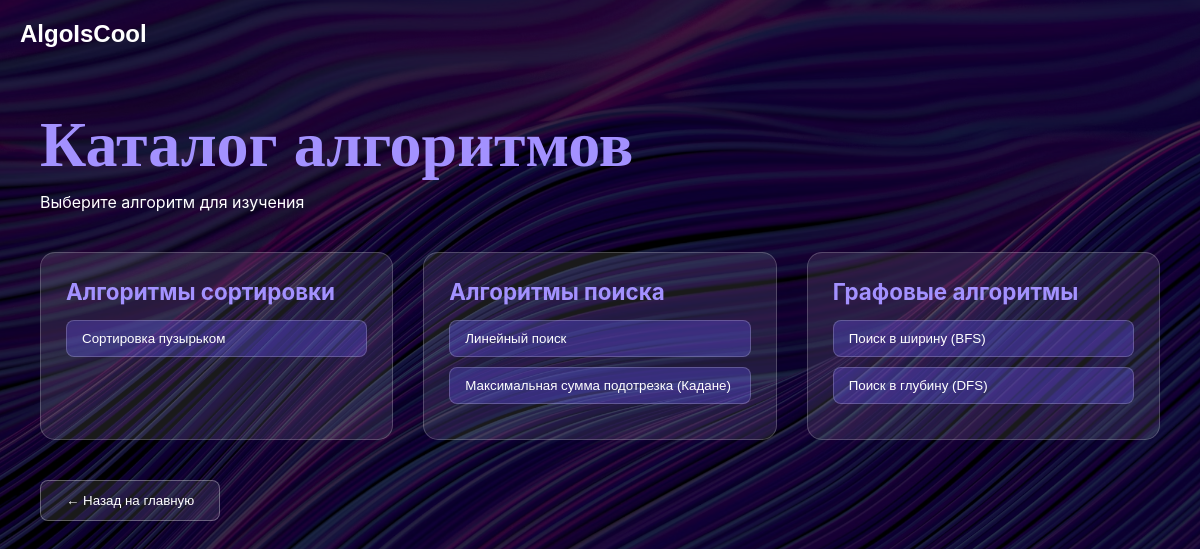
Screenshot of /algo/catalog with the database file from the repository.
### data/category.py (models this page shows)
class Category(db.Model, SerializerMixin):
    __tablename__ = 'categories'
    id = db.Column(db.String(50), primary_key=True)  # 'sorting', 'search', 'graph'
    name = db.Column(db.String(100), nullable=False)
    display_name = db.Column(db.String(100), nullable=False)
    icon = db.Column(db.String(10), default='algo')
    order_index = db.Column(db.Integer, default=0)

### data/algorithm.py (models this page shows)
class Algorithm(db.Model):
    __tablename__ = 'algorithms'
    id = db.Column(db.String(50), primary_key=True)
    name = db.Column(db.Text, nullable=False)
    category_id = db.Column(db.String(50), db.ForeignKey('categories.id'))
    category_rel = db.relationship('Category', backref='algorithms')
    display_name = db.Column(db.String(100))          # Отображаемое имя в каталоге
    description_short = db.Column(db.String(200))     # Краткое описание (для каталога)
    description_full = db.Column(db.Text)             # Полное описание
    complexity = db.Column(db.String(50))             # Оценка сложности
    icon = db.Column(db.String(10))
    order_index = db.Column(db.Integer, default=0)    # Порядок для пагинации
    default_input_data = db.Column(JSON)              # Данные по умолчанию (например, массив, target, граф)
    definition = db.Column(JSON, nullable=False)
    input_schema = db.Column(JSON)
    default_settings = db.Column(JSON)

### routes/algo_bp.py (the view)
@algo_bp.route('/catalog')
def catalog_page():
    categories = Category.query.order_by(Category.order_index).all()
    result = {}
    for cat in categories:
        result[cat.id] = {
            'name': cat.display_name,
            'algorithms': []
        }
    algorithms = Algorithm.query.order_by(Algorithm.order_index).all()
    for algo in algorithms:
        cat_id = algo.category_id
        if cat_id in result:
            result[cat_id]['algorithms'].append({
                'id': algo.id,
                'name': algo.display_name or algo.name
            })
    return render_template('catalog.html', categories=result)

### templates/catalog.html (shortened to what this page needs)
{% extends "layouts/base.html" %}
{% block css %}
<link rel="stylesheet" href="/static/styles/core/core.css">
<link rel="stylesheet" href="/static/styles/home/home.css">
{% endblock %}
{% block header %}
<div class="MainHeader">
    <div class="header-left">
        <a href="/" style="text-decoration: none;">
            <p class="Logo">AlgoIsCool</p>
        </a>
    </div>
</div>
{% endblock %}
{% block content %}
<div class="catalog-container">
    <div class="catalog-header">
        <h1 class="catalog-title">Каталог алгоритмов</h1>
        <p>Выберите алгоритм для изучения</p>
    </div>
    <div class="algorithms-grid">
        {% for cat_key, category in categories.items() %}
            {% if category.algorithms %}
            <div class="algorithm-card" data-algorithm="{{ cat_key }}">
                <h3>{{ category.name }}</h3>
                <ul>
                    {% for algo in category.algorithms %}
                    <li>
                        <button class="algo-button" data-algo="{{ algo.id }}">
                            {{ algo.name }}
                        </button>
                    </li>
                    {% endfor %}
                </ul>
            </div>
            {% endif %}
        {% endfor %}
    </div>
    <div class="catalog-actions">
        <button class="back-button" id="backToHome">
            ← Назад на главную
        </button>
    </div>
</div>
{% endblock %}

### templates/layouts/base.html (shortened to what this page needs)
<!DOCTYPE html>
<html lang="ru">
<head>
    {% block css %}{% endblock %}
    <link rel="stylesheet" href="https://cdnjs.cloudflare.com/ajax/libs/font-awesome/6.0.0-beta3/css/all.min.css">
</head>
<body>
    {% block header %}{% endblock %}
    {% block content %}{% endblock %}
</body>
</html>

### static/styles/core/core.css (style rules this page uses)
* { margin: 0; padding: 0; box-sizing: border-box; }
body { font-family: -apple-system, BlinkMacSystemFont, 'Segoe UI', Roboto, 'Helvetica Neue', Arial, sans-serif; }
a { text-decoration: none; }

### static/styles/home/home.css (style rules this page uses)
html { background-color: rgb(36, 13, 59); margin: 0; padding: 0; width: 100%; height: 100%; overflow: hidden; }
body { opacity: 0; animation: fadeIn 0.5s ease-in-out forwards; animation-delay: 0.1s; margin: 0; padding: 0; width: 100%; height: 100%; position: relative; isolation: isolate; overflow: hidden; }
body::before { content: ""; position: absolute; top: -5px; left: -5px; right: -5px; bottom: -5px; width: calc(100% + 10px); height: calc(100% + 10px); background: url("/assets/images/background.avif") center/cover no-repeat; z-index: -2; }
body::after { content: ""; position: absolute; top: -5px; left: -5px; right: -5px; bottom: -5px; width: calc(100% + 10px); height: calc(100% + 10px); background: rgba(0, 0, 0, 0.7); z-index: -1; }
.MainHeader { position: relative; z-index: 10; padding: 20px; margin-right: 100px; display: flex; justify-content: space-between; align-items: center; }
.header-left { display: flex; align-items: center; gap: 30px; }
.Logo { color: #ffffff; font-family: sans-serif; font-size: 1.5rem; font-weight: bold; margin: 0; }
.catalog-container { padding: 40px; color: white; max-width: 1200px; margin: 0 auto; }
.catalog-title { font-family: "Island Moments", cursive; font-size: 4rem; margin-bottom: 10px; color: #a391ff; }
.algorithms-grid { display: grid; grid-template-columns: repeat(auto-fit, minmax(350px, 1fr)); gap: 30px; margin: 40px 0; }
.algorithm-card { background: rgba(255, 255, 255, 0.1); border-radius: 15px; padding: 25px; border: 1px solid rgba(255, 255, 255, 0.2); transition: transform 0.3s ease, box-shadow 0.3s ease; }
.algorithm-card h3 { color: #a391ff; margin-bottom: 15px; font-size: 1.4rem; }
.algorithm-card ul { list-style: none; padding: 0; }
.algorithm-card li { margin: 10px 0; }
.algorithm-card button { background: rgba(106, 94, 255, 0.3); border: 1px solid rgba(255, 255, 255, 0.2); color: white; padding: 10px 15px; border-radius: 8px; width: 100%; text-align: left; cursor: pointer; transition: all 0.3s ease; }
.back-button { background: rgba(255, 255, 255, 0.1); border: 1px solid rgba(255, 255, 255, 0.3); color: white; padding: 12px 25px; border-radius: 8px; cursor: pointer; transition: all 0.3s ease; }

### rows the page displays
Category: name "Алгоритмы сортировки"
Algorithm: name "Сортировка пузырьком"
Category: name "Алгоритмы поиска"
Algorithm: name "Линейный поиск"
Algorithm: name "Максимальная сумма подотрезка (Кадане)"
Category: name "Графовые алгоритмы"
Algorithm: name "Поиск в ширину (BFS)"
Algorithm: name "Поиск в глубину (DFS)"
